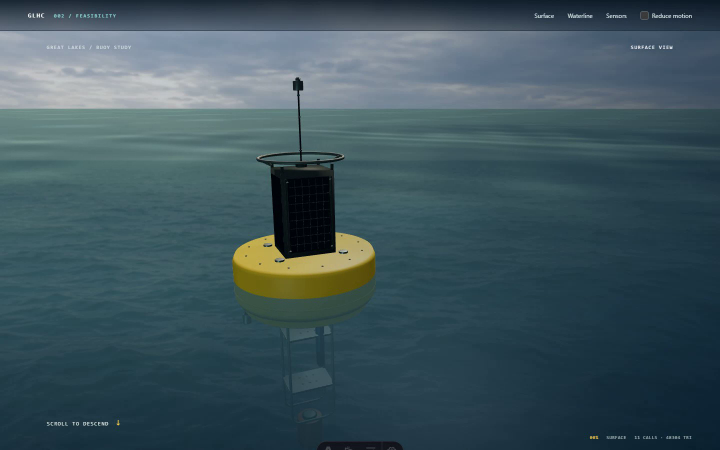
#> input picture frame 150 of uat/glhc002-r6/r5-desktop.webm, 1440 x 900 px, given in place of long-curve-science.mp4, which was not available (shown at 1/2 size)
$ python review-24s-transition.py
#> lines starting #> are read from the running program, lines starting #| are printed output that depends on the picture
import cv2
from PIL import Image,ImageDraw
from pathlib import Path
root=Path(__file__).resolve().parent
items=[('long-curve-science.mp4',f) for f in [150,190,212,235,260,278,295,310,318]]+[('24s-waterfront.mp4',f) for f in [0,30,149]]
sheet=Image.new('RGB',(1440,1200),'#14232e');d=ImageDraw.Draw(sheet)
#> after `sheet = Image.new('RGB', (1440, 1200), '#14232e')`:
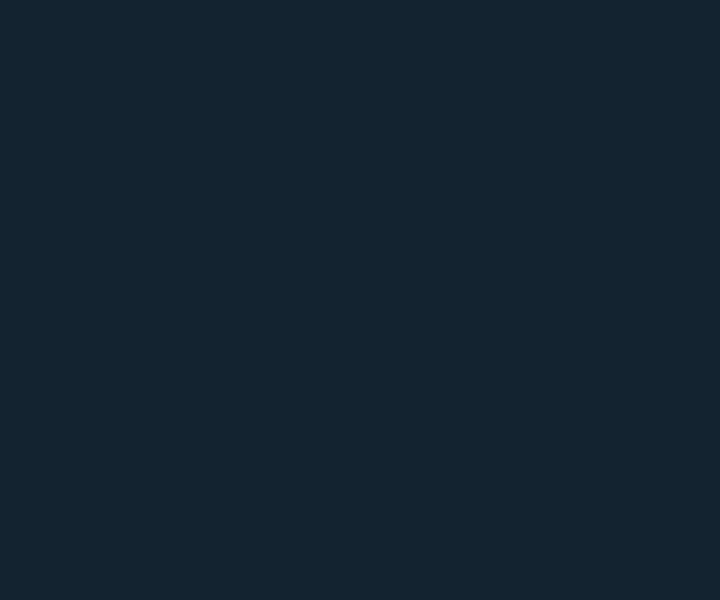
#> sheet: PIL image 1440x1200 RGB (shown at 1/2 size); mean R, G, B 20, 35, 46
for i,(name,f) in enumerate(items):
 c=cv2.VideoCapture(str(root/'out'/name));c.set(cv2.CAP_PROP_POS_FRAMES,f);ok,a=c.read();assert ok;(im:=Image.fromarray(cv2.cvtColor(a,cv2.COLOR_BGR2RGB))).thumbnail((480,270));x=i%3*480;y=i//3*300;sheet.paste(im,(x,y));d.text((x+8,y+275),f'{name} frame {f}',fill='white');c.release()
#> further down, a is the input picture: shape (900, 1440, 3); mean B, G, R 92.8, 84.6, 62.4
#> after `sheet.paste(im, (x, y))`:
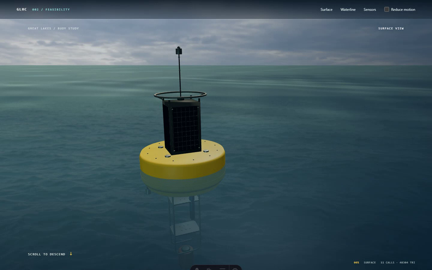
#> im: PIL image 432x270 RGB; mean R, G, B 62.4, 84.6, 92.8
#> after `sheet.paste(im, (x, y))`:
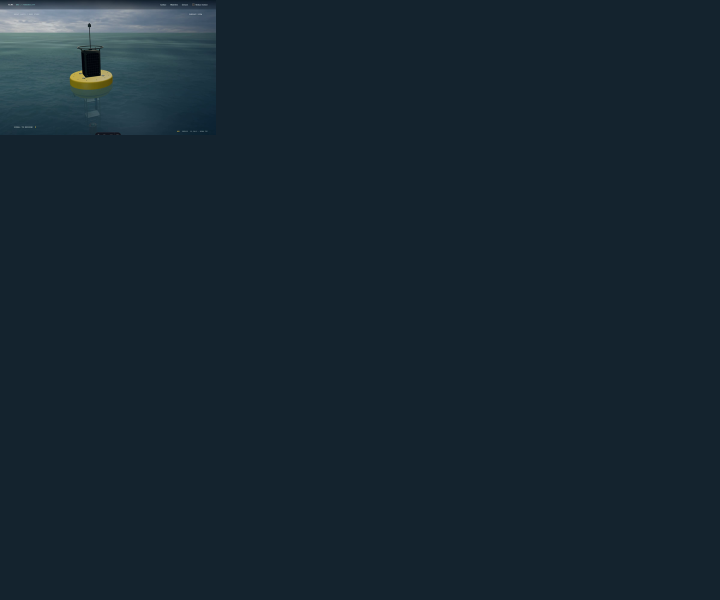
#> sheet: PIL image 1440x1200 RGB (shown at 1/2 size); mean R, G, B 22.9, 38.4, 49.2
#> pass 2 of the loop `for i,(name,f) in enumerate(items):`:
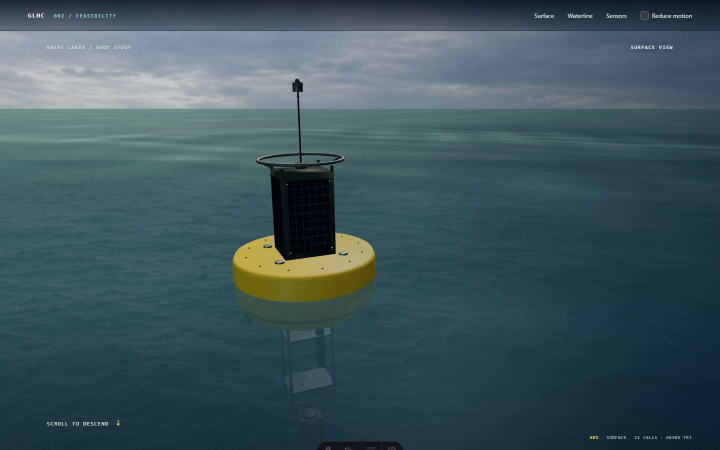
#> input picture frame 190 of uat/glhc002-r6/r5-desktop.webm, 1440 x 900 px, given in place of long-curve-science.mp4, which was not available (shown at 1/2 size)
#> a is the input picture: shape (900, 1440, 3); mean B, G, R 92.9, 84.7, 62.4
#> `sheet.paste(im, (x, y))`:
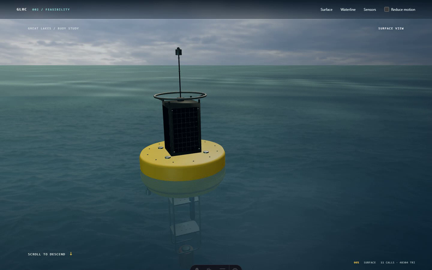
#> im: PIL image 432x270 RGB; mean R, G, B 62.4, 84.7, 92.9
#> `sheet.paste(im, (x, y))`:
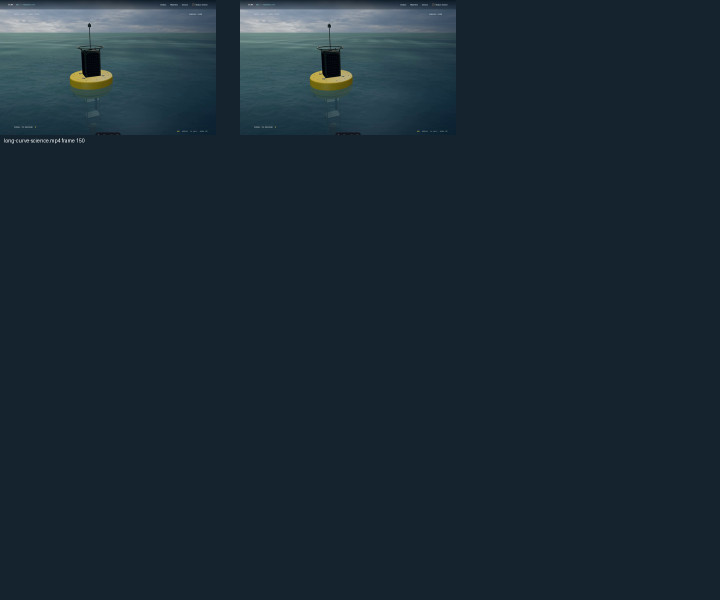
#> sheet: PIL image 1440x1200 RGB (shown at 1/2 size); mean R, G, B 25.8, 41.7, 52.4
#> pass 3 of the loop `for i,(name,f) in enumerate(items):`:
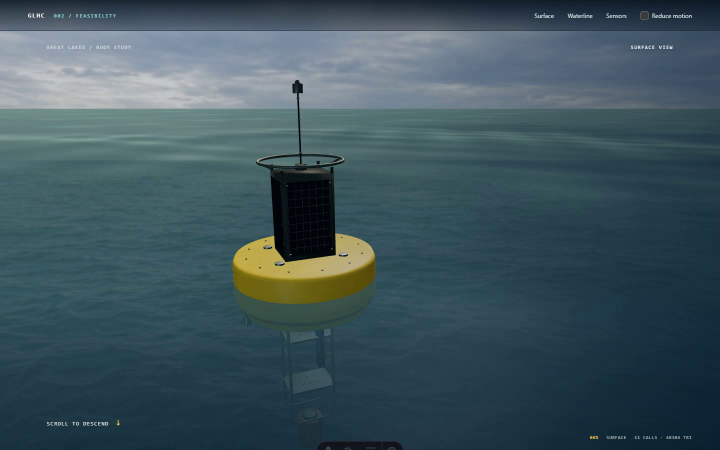
#> input picture frame 212 of uat/glhc002-r6/r5-desktop.webm, 1440 x 900 px, given in place of long-curve-science.mp4, which was not available (shown at 1/2 size)
#> a is the input picture: shape (900, 1440, 3); mean B, G, R 92.8, 84.6, 62.3
#> `sheet.paste(im, (x, y))`:
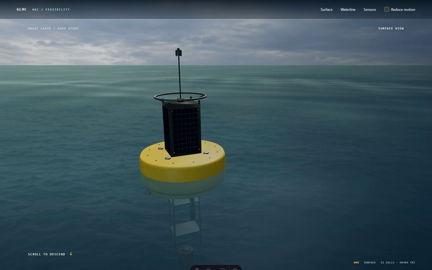
#> im: PIL image 432x270 RGB; mean R, G, B 62.3, 84.6, 92.8
#> `sheet.paste(im, (x, y))`:
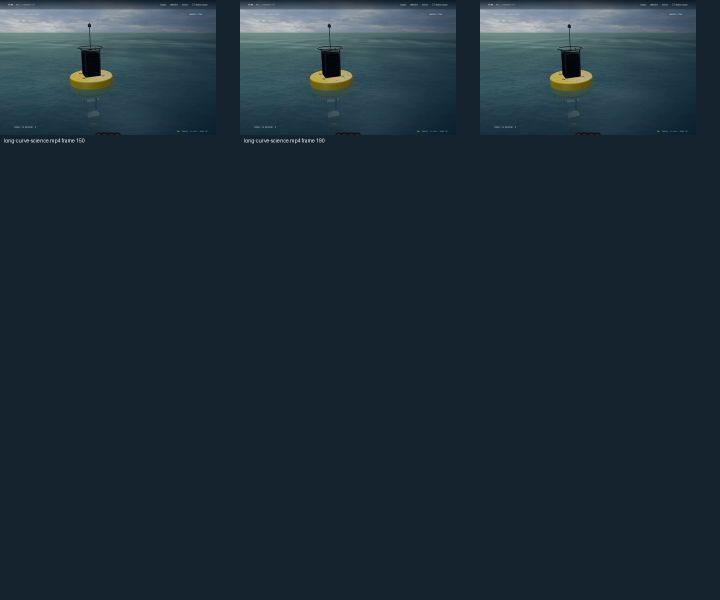
#> sheet: PIL image 1440x1200 RGB (shown at 1/2 size); mean R, G, B 28.7, 45.1, 55.6
#> the loop made 12 passes; the first 3 are shown
sheet.save(root/'evidence/24s-transition-review.jpg')
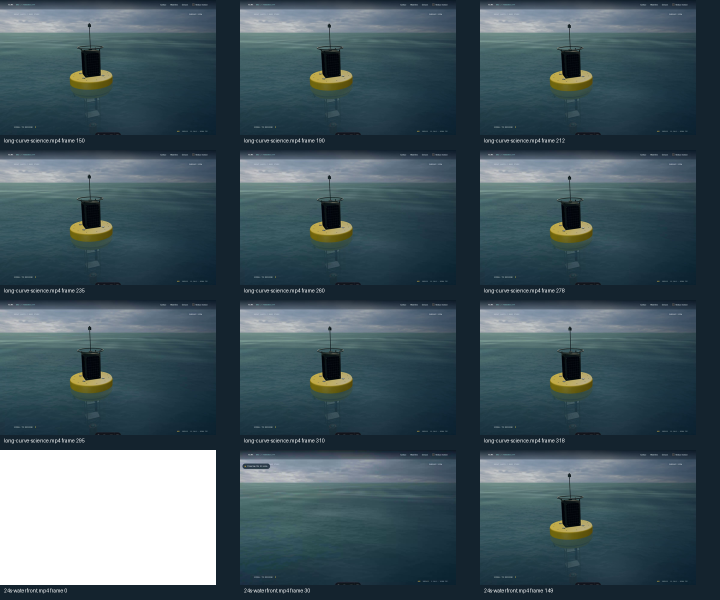
#> saved as 24s-transition-review.jpg: PIL image 1440x1200 RGB (shown at 1/2 size); mean R, G, B 67.6, 87.1, 95.3
